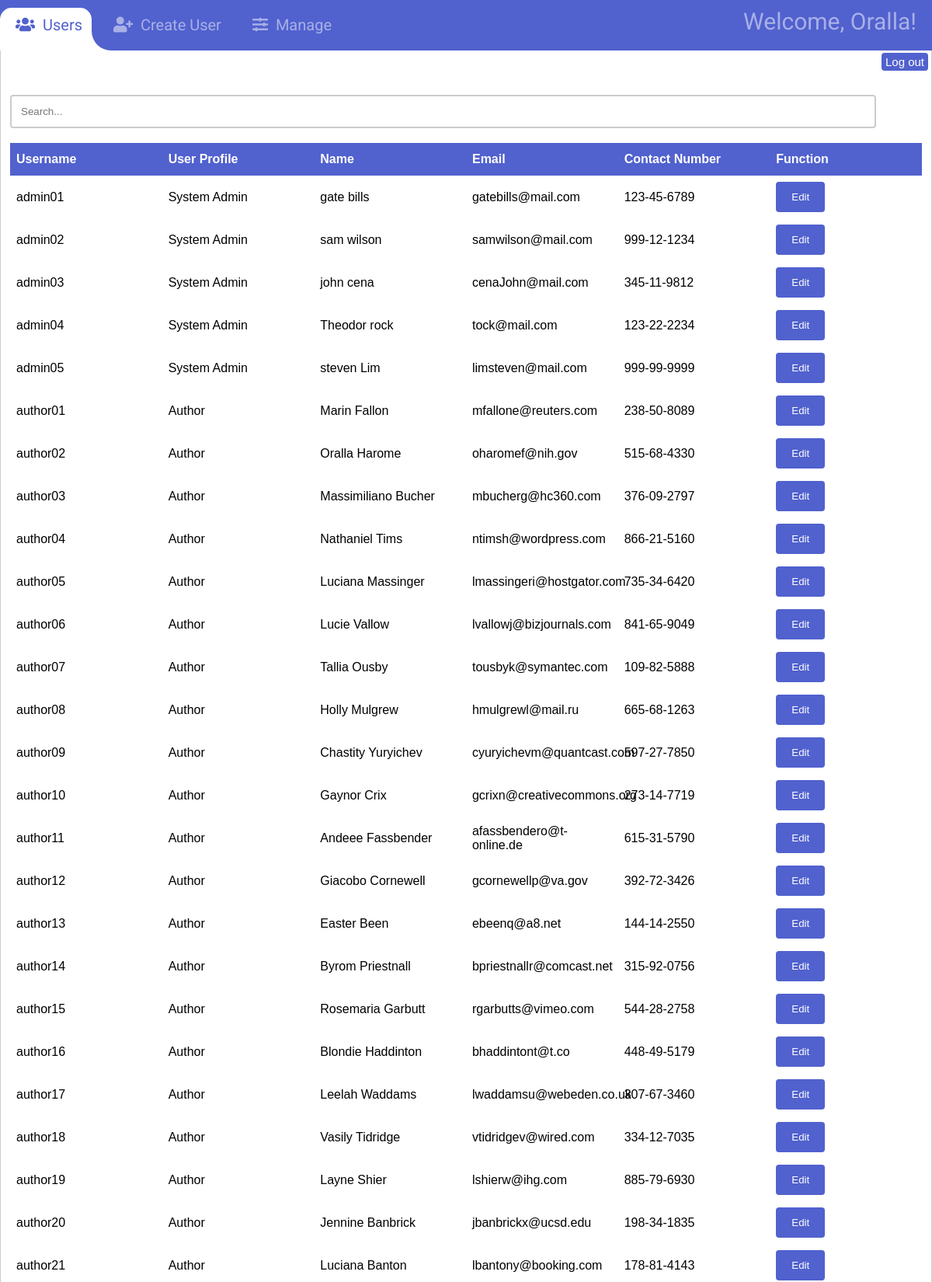
Screenshot of /main/Admin.php (signed in, upper part) with the database file from the repository.
### tables this page shows
CREATE TABLE `user_info` (
  `user_ID` varchar(45) NOT NULL,
  `user_FName` varchar(45) NOT NULL,
  `user_LName` varchar(45) NOT NULL,
  `user_Email` varchar(45) NOT NULL,
  `user_Mobile` varchar(45) NOT NULL,
  `user_Password` varchar(45) NOT NULL,
  `user_Profile` varchar(45) NOT NULL,
  PRIMARY KEY (`user_ID`)
);

### main/Entity/UserEntity.php (called while the page is built, shortened)
<?php
class User {
    function list_users() {
        $connConfig = new Connection();
        $conn = new mysqli($connConfig->get_servername(), $connConfig->get_username(), $connConfig->get_password(), $connConfig->get_dbname());
        $sql = "SELECT user_ID, user_FName, user_LName, user_Email, user_Mobile, user_Password, user_Profile FROM user_info";
        $bool = $conn->query($sql);
        if ($bool->num_rows > 0) {
            $row = mysqli_fetch_all($bool, MYSQLI_ASSOC);
        }
        else {
            $row = "";
        }
        return $row;
    }
}
?>

### main/Controller/AdminListUserController.php (called while the page is built, shortened)
<?php
    include_once("./Entity/UserEntity.php");
    class ViewAndEditUserController {
        function list_users() {
            $show_users = new User();
            $row = $show_users->list_users();
            return $row;
        }
    }
?>

### main/Admin.php (the view, shortened to what this page needs)
<!DOCTYPE html>
<html lang="en">
<head>
  <link rel='stylesheet' href='https://cdnjs.cloudflare.com/ajax/libs/font-awesome/5.10.2/css/all.css'>
  <link rel="stylesheet" href="style/general.css">
</head>
<body>
  <div id="navbar-animmenu">
    <ul class="show-dropdown main-navbar">
      <div class="hori-selector">
        <div class="right"></div>
      </div>
      <li id="userTab" class="active">
        <a href="javascript:openSegment('user');"><i class="fas fa-users"></i>Users</a>
      </li>
      <li id="createuserTab">
        <a href="javascript:openSegment('createuser');"><i class="fas fa-user-plus"></i>Create User</a>
      </li>
      <li id="manageTab">
        <a href="javascript:openSegment('manage');"><i class="fas fa-sliders-h"></i>Manage</a>
      </li>
      <div class="welcome">Welcome, <?php echo $_SESSION["FName"]; ?>!</div>
    </ul>
  </div>
  <a href="LogOut.php">
    <button class="logoutbutton" id="logoutbutton1">Log out</button>
  </a>
  <br> <br>
  <div id="user" class="tabcontent" style="display:block">
    <br><br><br>
    <input type="text" id="searchUserList" onkeyup="searchUserList()" class="searchbar" placeholder="Search...">
    <br><br>
    <form class="" method="post">
      <table id="userlist">
        <thead>
          <th>Username</th>
          <th>User Profile</th>
          <th>Name</th>
          <th>Email</th>
          <th>Contact Number</th>
          <th>Function</th>
        </thead>
        <tbody>
          <?php
          function viewUser() {
            include_once("Controller/AdminListUserController.php");
          }
          $listUser = new ViewAndEditUserController();
          $fetchData = $listUser->list_users();
          if (is_array($fetchData)) {
            foreach ($fetchData as $row) {
          ?>
              <tr>
                <td><?php echo $row['user_ID']; ?> </td>
                <td><?php echo $row['user_Profile']; ?> </td>
                <td><?php echo $row['user_FName']; ?> <?php echo $row['user_LName']; ?></td>
                <td><?php echo $row['user_Email']; ?> </td>
                <td><?php echo $row['user_Mobile']; ?> </td>
                <td>
                  <button type="submit" name="edit" value=<?php echo $row['user_ID']; ?> >Edit</button>
                </td>
              <tr>
              <?php
            }
            } ?>
        </tbody>
      </table>
    </form>
  </div>
</body>
</html>

### main/style/general.css (style rules this page uses)
body { font-family: 'Roboto', sans-serif; }
* { margin: 0; padding: 0; box-sizing: border-box; }
i { margin-right: 10px; }
button { background-color: #5161ce; color: white; padding: 12px 20px; border: none; border-radius: 4px; cursor: pointer; }
table { font-family: Arial, Helvetica, sans-serif; border-collapse: collapse; table-layout: fixed; width: 100%; }
td, th { border: 0px solid #ddd; padding: 8px; }
th { padding-top: 12px; padding-bottom: 12px; text-align: left; background-color: #5161ce; color: white; }
.tabcontent { display: none; padding: 6px 12px; border: 1px solid #ccc; border-top: none; }
.welcome { color: rgba(255,255,255,0.5); text-align: right; float: right; font-size: 30px; display: inline; padding: 0px 20px; position: relative; }
.logoutbutton { float: right; font-size: 15px; padding: 3px 5px; margin: 3px 5px 0px 0px; }
#navbar-animmenu { background: #5161ce; float: left; overflow: hidden; position: relative; padding: 10px 0px; width: 100%; }
#navbar-animmenu ul { padding: 0px; margin: 0px; }
#navbar-animmenu ul li a i { margin-right: 10px; }
#navbar-animmenu li { list-style-type: none; float: left; }
#navbar-animmenu ul li a { color: rgba(255,255,255,0.5); text-decoration: none; font-size: 20px; line-height: 45px; display: block; padding: 0px 20px; transition-duration:0.6s; transition-timing-function: cubic-bezier(0.68, -0.55, 0.265, 1.55); position: relative; }
#navbar-animmenu>ul>li.active>a { color: #5161ce; background-color: transparent; transition: all 0.7s; }
.hori-selector { display:inline-block; position:absolute; height: 100%; top: 10px; left: 0px; transition-duration:0.6s; transition-timing-function: cubic-bezier(0.68, -0.55, 0.265, 1.55); background-color: #fff; border-top-left-radius: 15px; border-top-right-radius: 15px; }
.hori-selector .right, .hori-selector .left { position: absolute; width: 25px; height: 25px; background-color: #fff; bottom: 10px; }
.hori-selector .right { right: -25px; }
.hori-selector .right:before, .hori-selector .left:before { content: ''; position: absolute; width: 50px; height: 50px; border-radius: 50%; background-color: #5161ce; }
.hori-selector .right:before { bottom: 0; right: -25px; }
.popupformcontainer input[type=email], [type=password],[type=text], select { width: 95%; padding: 12px; border: 2px solid #ccc; border-radius: 4px; resize: vertical; }
.formcontainer input[type=email], [type=password],[type=text], select { width: 95%; padding: 12px; border: 2px solid #ccc; border-radius: 4px; resize: vertical; }

### rows the page displays
user_info: user_ID "admin01", user_Profile "System Admin", user_FName "gate", user_LName "bills", user_Email "gatebills@mail.com", user_Mobile "123-45-6789"
user_info: user_ID "admin02", user_Profile "System Admin", user_FName "sam", user_LName "wilson", user_Email "samwilson@mail.com", user_Mobile "999-12-1234"
user_info: user_ID "admin03", user_Profile "System Admin", user_FName "john", user_LName "cena", user_Email "cenaJohn@mail.com", user_Mobile "345-11-9812"
user_info: user_ID "admin04", user_Profile "System Admin", user_FName "Theodor", user_LName "rock", user_Email "tock@mail.com", user_Mobile "123-22-2234"
user_info: user_ID "admin05", user_Profile "System Admin", user_FName "steven", user_LName "Lim", user_Email "limsteven@mail.com", user_Mobile "999-99-9999"
user_info: user_ID "author01", user_Profile "Author", user_FName "Marin", user_LName "Fallon", user_Email "mfallone@reuters.com", user_Mobile "238-50-8089"
user_info: user_ID "author02", user_Profile "Author", user_FName "Oralla", user_LName "Harome", user_Email "oharomef@nih.gov", user_Mobile "515-68-4330"
user_info: user_ID "author03", user_Profile "Author", user_FName "Massimiliano", user_LName "Bucher", user_Email "mbucherg@hc360.com", user_Mobile "376-09-2797"
user_info: user_ID "author04", user_Profile "Author", user_FName "Nathaniel", user_LName "Tims", user_Email "ntimsh@wordpress.com", user_Mobile "866-21-5160"
user_info: user_ID "author05", user_Profile "Author", user_FName "Luciana", user_LName "Massinger", user_Email "lmassingeri@hostgator.com", user_Mobile "735-34-6420"
user_info: user_ID "author06", user_Profile "Author", user_FName "Lucie", user_LName "Vallow", user_Email "lvallowj@bizjournals.com", user_Mobile "841-65-9049"
user_info: user_ID "author07", user_Profile "Author", user_FName "Tallia", user_LName "Ousby", user_Email "tousbyk@symantec.com", user_Mobile "109-82-5888"
user_info: user_ID "author08", user_Profile "Author", user_FName "Holly", user_LName "Mulgrew", user_Email "hmulgrewl@mail.ru", user_Mobile "665-68-1263"
user_info: user_ID "author09", user_Profile "Author", user_FName "Chastity", user_LName "Yuryichev", user_Email "cyuryichevm@quantcast.com", user_Mobile "597-27-7850"
user_info: user_ID "author10", user_Profile "Author", user_FName "Gaynor", user_LName "Crix", user_Email "gcrixn@creativecommons.org", user_Mobile "273-14-7719"
user_info: user_ID "author11", user_Profile "Author", user_FName "Andeee", user_LName "Fassbender", user_Email "afassbendero@t-online.de", user_Mobile "615-31-5790"
user_info: user_ID "author12", user_Profile "Author", user_FName "Giacobo", user_LName "Cornewell", user_Email "gcornewellp@va.gov", user_Mobile "392-72-3426"
user_info: user_ID "author13", user_Profile "Author", user_FName "Easter", user_LName "Been", user_Email "ebeenq@a8.net", user_Mobile "144-14-2550"
user_info: user_ID "author14", user_Profile "Author", user_FName "Byrom", user_LName "Priestnall", user_Email "bpriestnallr@comcast.net", user_Mobile "315-92-0756"
user_info: user_ID "author15", user_Profile "Author", user_FName "Rosemaria", user_LName "Garbutt", user_Email "rgarbutts@vimeo.com", user_Mobile "544-28-2758"
user_info: user_ID "author16", user_Profile "Author", user_FName "Blondie", user_LName "Haddinton", user_Email "bhaddintont@t.co", user_Mobile "448-49-5179"
user_info: user_ID "author17", user_Profile "Author", user_FName "Leelah", user_LName "Waddams", user_Email "lwaddamsu@webeden.co.uk", user_Mobile "307-67-3460"
user_info: user_ID "author18", user_Profile "Author", user_FName "Vasily", user_LName "Tidridge", user_Email "vtidridgev@wired.com", user_Mobile "334-12-7035"
user_info: user_ID "author19", user_Profile "Author", user_FName "Layne", user_LName "Shier", user_Email "lshierw@ihg.com", user_Mobile "885-79-6930"
user_info: user_ID "author20", user_Profile "Author", user_FName "Jennine", user_LName "Banbrick", user_Email "jbanbrickx@ucsd.edu", user_Mobile "198-34-1835"
user_info: user_ID "author21", user_Profile "Author", user_FName "Luciana", user_LName "Banton", user_Email "lbantony@booking.com", user_Mobile "178-81-4143"

### other values shown
$_SESSION["FName"] "Oralla"
